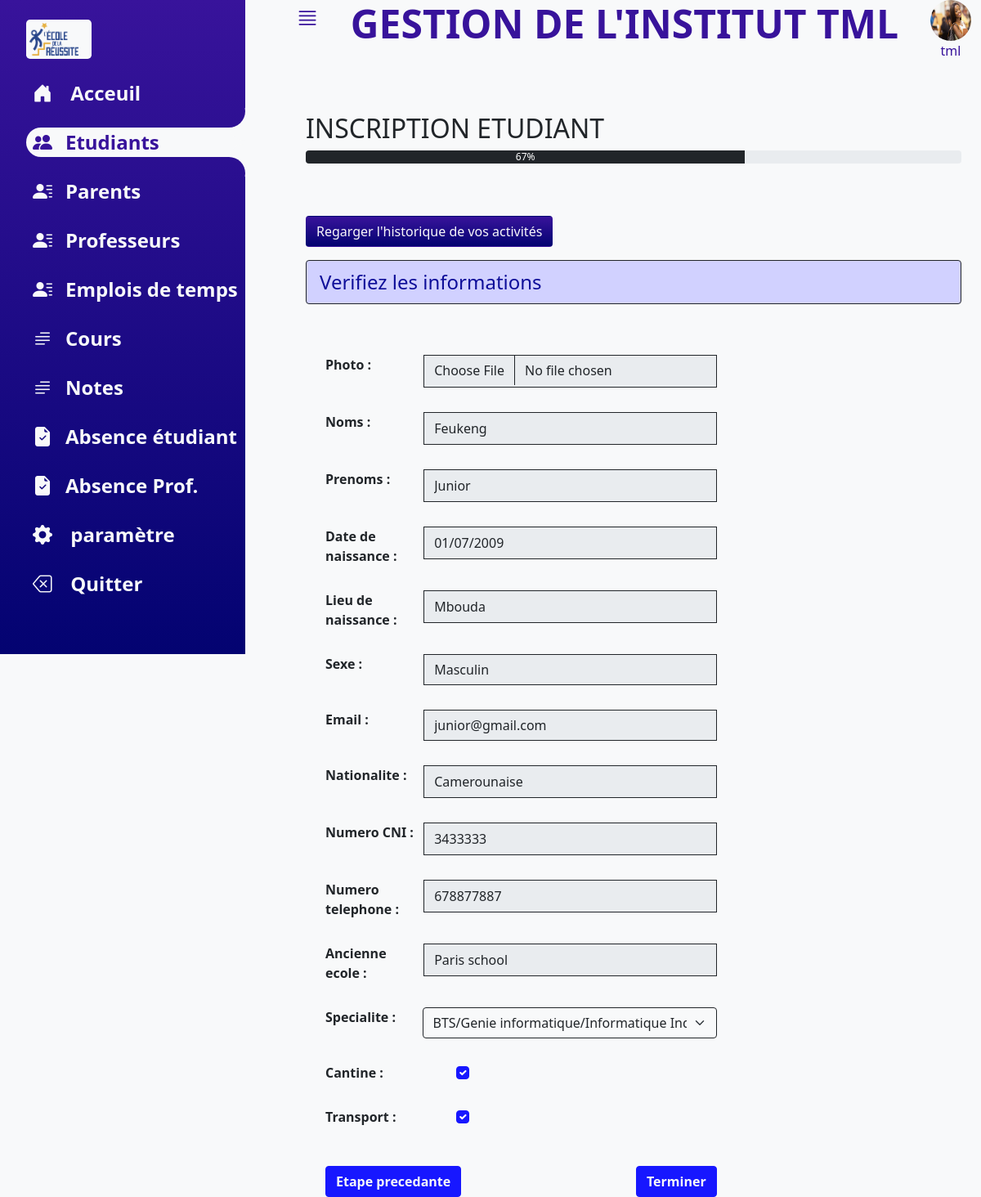
Page /direction/etudiant/inscription_ancien_etudiant/1 (signed in) on the committed database.
### direction/models.py (models this page shows, shortened)
class Etudiant(models.Model):
	MASCULIN="MASCULIN"
	FEMININ="FEMININ"
	choices_sex=[(MASCULIN,"Masculin"), (FEMININ, "Feminin")]
	matricule=models.PositiveIntegerField(blank=True, default=0, unique=True)
	photo=models.ImageField(null=True, blank=True)
	noms=models.CharField(max_length=30)
	prenoms=models.CharField(max_length=30)
	date_de_naissance=models.DateField()
	lieu_de_naissance=models.CharField(max_length=30)
	sexe=models.CharField(max_length=10, choices=choices_sex, default=MASCULIN)
	email=models.EmailField()
	nationalite=models.CharField(default="Camerounaise", max_length=30)
	numero_CNI=models.CharField(max_length=30)
	numero_telephone=models.CharField(max_length=15, validators=[RegexValidator(
		regex=r"^(\+?\(?237\)?)?[ ]?6([ -/.]?(\d){2}){4}$", message="Mauvais format de numéro")])
	statut=models.BooleanField(default=False)
	ancienne_ecole=models.CharField(blank=True, null=True, max_length=30)
	specialite=models.ForeignKey("Specialite", on_delete=models.CASCADE)
	club=models.ForeignKey("Club", on_delete=models.CASCADE, null=True, blank=True)
	parent=models.ForeignKey("Parent", on_delete=models.SET_NULL, null=True)
	profil=models.OneToOneField(User, on_delete=models.SET_NULL, null=True, blank=True)
	cantine=models.BooleanField(default=True)
	transport=models.BooleanField(default=True)
	developpment_password=models.CharField(max_length=30)
	class Meta:
		verbose_name="Etudiant"
		verbose_name_plural="Etudiants"

### direction/views.py (the view, shortened to what this page needs)
# urls.py: path("etudiant/inscription_ancien_etudiant/<int:matricule>", inscriptionAcienEtudiant, name="inscription_ancien_etudiant"),
@user_passes_test(test_func=testToManage, login_url=LOGIN_URL_PASSES_TEST)
def inscriptionAcienEtudiant(request, matricule):
    prev="direction:recherche_ancien_etudiant"
    etudiant=get_object_or_404(Etudiant, matricule=matricule)
    etudiant=get_object_or_404(Etudiant, matricule=matricule)
    form=InscriptionAncienEtudiantForm(instance=etudiant)
    return render(request, "direction/inscription-ancien-etudiant.html", {"form":form, "prev":prev})

### direction/context_processors.py (called while the page is built)
def getNamesGroupUser(request):
	namesGroup=[group.name for group in request.user.groups.all()]
	return {"names_group": namesGroup}

### direction/models.py (called while the page is built)
	def __str__(self):
		return self.filiere.cycle.nom+"/"+self.filiere.nom+"/"+self.nom+" "+str(self.niveau)

### direction/views.py (called while the page is built)
def testToManage(user):#TestSecretaireEtudiant
    try:
        group=user.groups.get(name="secretaire etudiant")
        return True
    except:
        return False

### direction/templates/direction/inscription-ancien-etudiant.html (shortened to what this page needs)
{% extends "direction/base.html" %}
{% load i18n admin_modify  %}
{% block message %}
<div class="my-5">
	<h2> INSCRIPTION ETUDIANT</h2>
	{% include "direction/progress-bar.html" with progress="67" %}
</div>
 {% endblock %}
{% block content %}
{% include "direction/vertical-bar.html" with onglet=2 %}
<p class="fs-4 border border-dark py-2 px-3 alert alert-primary">
  Verifiez les informations
 </p>
<div class="container row  mt-4 ">
		<div class="col-12  col-lg-8 mt-2">
			<form method="post" class="form-direction" enctype="multipart/form-data" action="{{request.path}}">
				{{form.as_p}}
				<div class=" d-flex justify-content-between mt-5">
			     {% include "direction/button-retour.html" %}
			   <input type="submit" value="Terminer" class="btn btn-primary fw-bold text-light " name="">
			</div>
			</form>
		</div>
	</div>
{% endblock %}

### direction/templates/direction/base.html (shortened to what this page needs)
{% load static %}
<!DOCTYPE html>
<html lang="fr" dir="ltr">
  <head>
    <link rel="stylesheet" type="text/css" href="{% static 'vitrine/css/style.css' %}">
    <link rel="stylesheet" type="text/css" href="{% static 'direction/css/direction-index.css' %}">
    <link rel="stylesheet" type="text/css" href="{% static 'vitrine/css/bootstrap-icons.css' %}">
  </head>
  <body>
    <div class="container-fluid bg-light">
      <div class="main active ">
        <div class=" top d-flex justify-content-between">
          <div class="menu" style="cursor:pointer;">
            <i class="bi bi-justify fs-3 "></i>
          </div>
          <div class="">
            <p class="text-uppercase display-5 fw-bold"> Gestion de l'institut TML </p>
          </div>
          <div class="">
            <img src="{% static 'vitrine/images/etudiante2.jpg' %}" class="rounded-circle d-block mx-auto" width="50px" height="50px" alt="">
            <p class="text-center"> {{user.username}}</p>
          </div>
        </div>
        <div class="container">
          <div class="">
              {% block message %}
              {% endblock %}
            <button type="button" class="btn my-3" name="button">Regarger l'historique de vos activités</button>
          </div>
          {% block content %}
          {% endblock %}
        </div>
      </div>
    </div>
  </body>
</html>

### direction/static/direction/css/direction-index.css (style rules this page uses)
:root { --violet-gradient:linear-gradient(rgba(56, 19, 155), rgba(3, 3, 113)); --violet:rgba(56, 19, 155); --white:#f8f9fa; }
.form-direction p { display: flex; margin-top: 30px; }
.form-direction p label { width: 150px; margin-right: 10px; font-weight: bold; }
.form-direction p input[type="text"], .form-direction p input[type="file"], .form-direction p input[type="date"], .form-direction p input[type=""] { height: 40px; }
.main { padding-left:130px; width:100%; transition: .5s; min-height: 100vh; }
.main .top { color:var(--violet); }
.main.active { padding-left: 350px; }
.main .container button { background: var(--violet); background-image: var(--violet-gradient); color:var(--white); }

### rows in the picture
Etudiant: noms "Feukeng", prenoms "Junior", date_de_naissance "01/07/2009", lieu_de_naissance "Mbouda", sexe "Masculin", email "junior@gmail.com", nationalite "Camerounaise", numero_CNI "3433333", numero_telephone "678877887", ancienne_ecole "Paris school", specialite "BTS/Genie informatique/Informatique Industrielle et Automatisme 2", cantine "☑", transport "☑"

### other values in the picture
{{ user.username }} "tml"
{{ progress }} "67"
